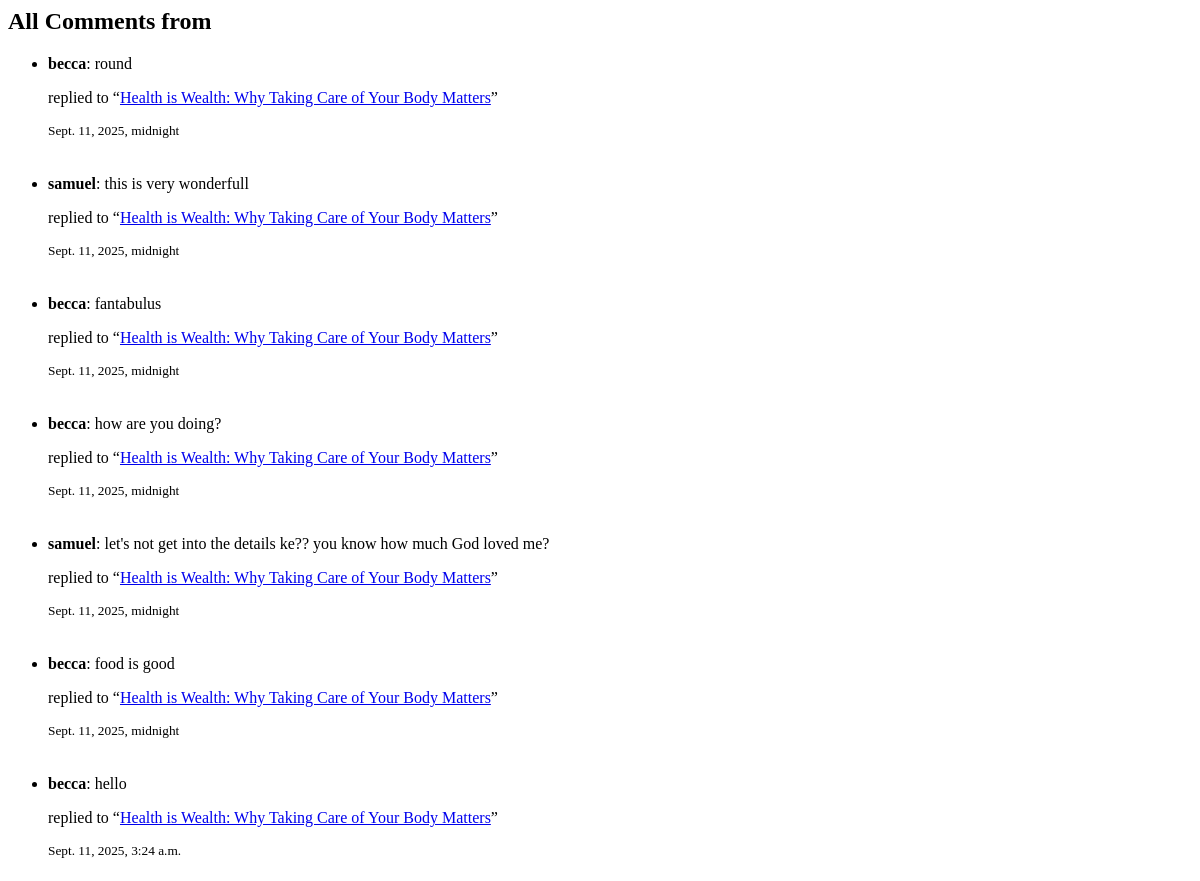
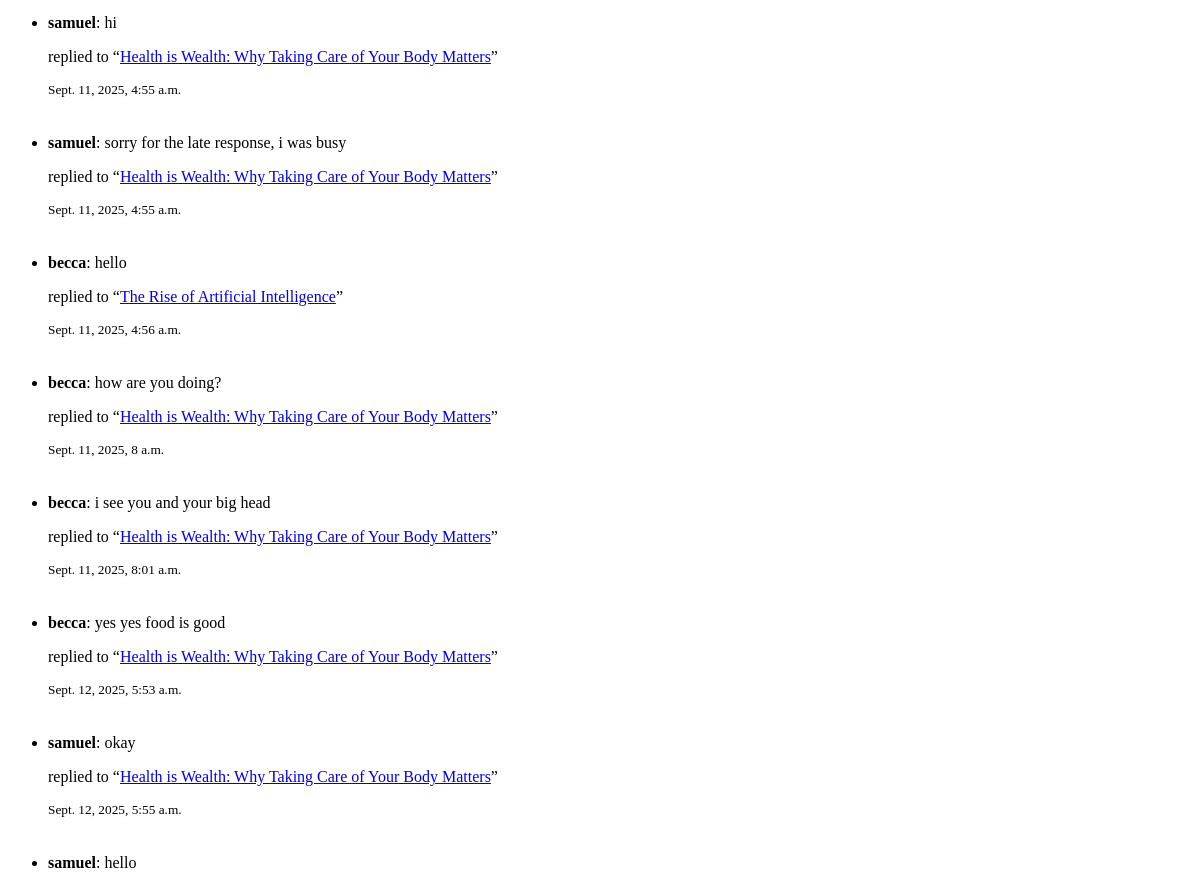
/comment-feed/ (upper part), run on an earlier commit of the app's database (2 pictures, top to bottom).
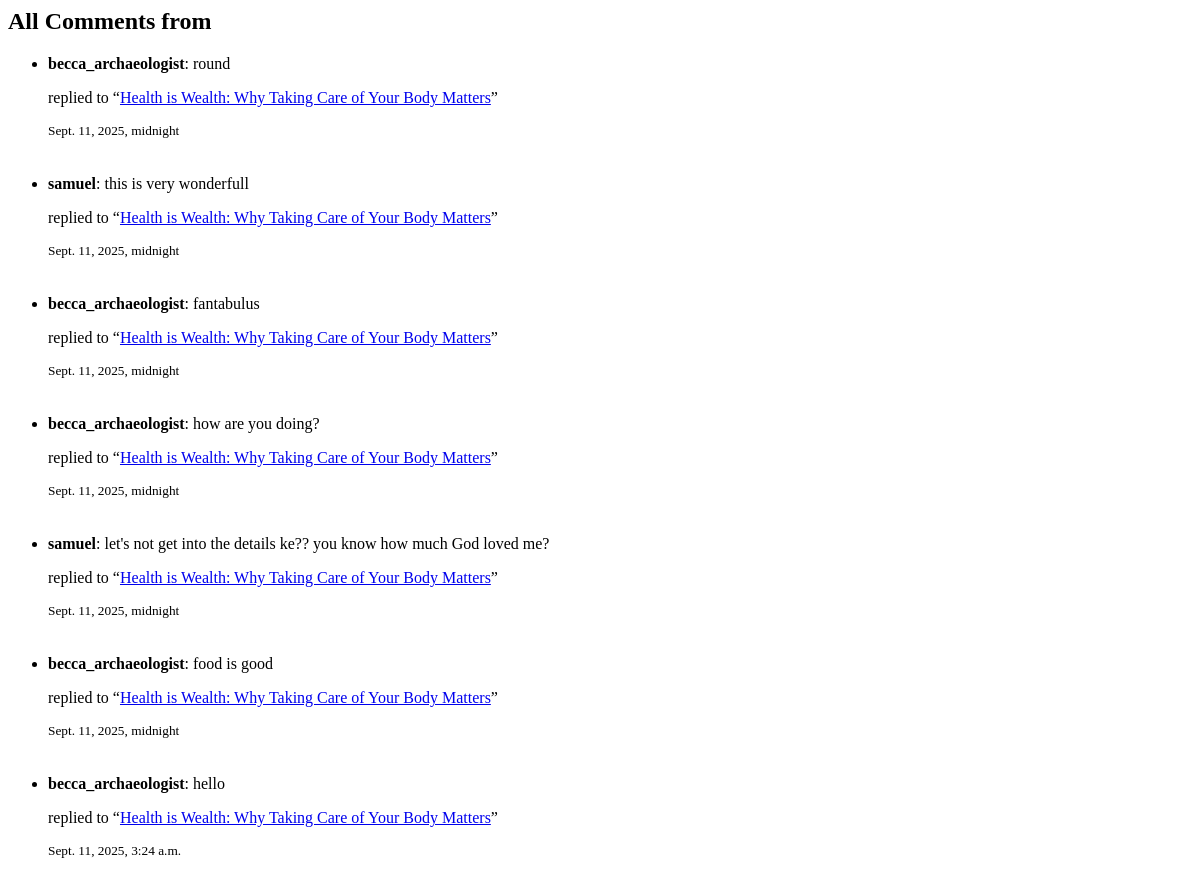
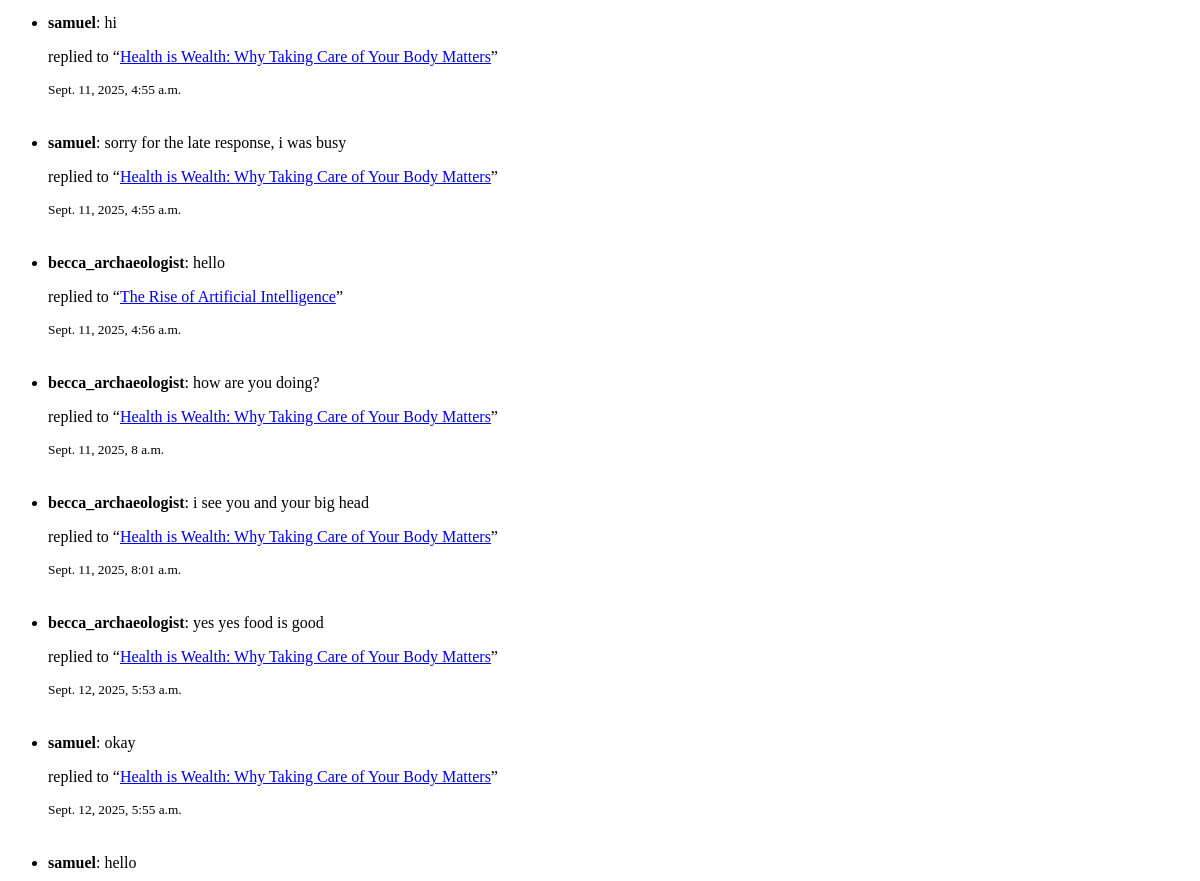
And on a later commit of the database (2 pictures, top to bottom).
### blogapp/models.py (models this page shows, shortened)
class Comment(models.Model):
    post = models.ForeignKey(Post, on_delete=models.CASCADE, related_name='post_comments')
    author = models.ForeignKey(User, on_delete=models.CASCADE)
    body = models.TextField()
    created_at = models.DateTimeField(auto_now_add=True)
    updated_at = models.DateTimeField(auto_now=True)
    likes = models.ManyToManyField(User, related_name="comment_likes", blank=True)

class User(AbstractUser):
    name = models.CharField(max_length=200, null=True)
    email = models.EmailField(unique=True)
    bio = models.TextField(null=True)
    avatar = models.ImageField(null=True, default="avatars/avatar.svg", upload_to='avatars/', blank=True)
    USERNAME_FIELD = 'email'
    REQUIRED_FIELDS = ['username']

class Post(models.Model):
    title = models.CharField(max_length=200)
    body = models.TextField()
    description = models.CharField(max_length=300, blank=False)
    image = models.ImageField(upload_to='posts/', blank=True, null=True)
    author = models.ForeignKey(User, on_delete=models.CASCADE, related_name='posts')
    created_at = models.DateTimeField(auto_now_add=True)
    updated_at = models.DateTimeField(auto_now=True)
    category = models.ForeignKey(Category, on_delete=models.SET_NULL, null=True, blank=True)
    likes = models.ManyToManyField(User, related_name='liked_posts', blank=True)
    published = models.BooleanField(default=True)
    class Meta:
        ordering = ['-updated_at', '-created_at']
    def __str__(self):
        return self.title

### blogapp/views.py (the view)
# urls.py: path("comment-feed/", views.commentFeed, name="comment_feed"),
def commentFeed(request):
    comments = Comment.objects.all()
    context = {
        'comments': comments,
    }
    return render(request, 'blogapp/comment_feed.html', {'comments': comments})

### blogapp/templates/blogapp/comment_feed.html (shortened to what this page needs)
<h2>All Comments from {{author.username|capfirst}}</h2>
<ul>
  {% for comment in comments %}
  <li>
    <strong>{{ comment.author.username }}</strong>: {{ comment.body }}
    <p>
      replied to “<a href="{% url 'post' comment.post.id %}">{{comment.post}}</a
      >”
    </p>
    <small>{{ comment.created_at }}</small>
  </li>
  <br />
  <br />{% empty %}
  <li>No comments yet.</li>
  {% endfor %}
</ul>

What changed in the data, as far as the page shows it:
changed through a linked row, Comment "round": author.username "becca" → "becca_archaeologist"
changed through a linked row, Comment "fantabulus": author.username "becca" → "becca_archaeologist"
changed through a linked row, Comment (number 4 of 15 on the later page): author.username "becca" → "becca_archaeologist"
changed through a linked row, Comment "food is good": author.username "becca" → "becca_archaeologist"
changed through a linked row, Comment "Sept. 11, 2025, 3:24 a.m.": author.username "becca" → "becca_archaeologist"
changed through a linked row, Comment "Sept. 11, 2025, 4:56 a.m.": author.username "becca" → "becca_archaeologist"
changed through a linked row, Comment "Sept. 11, 2025, 8 a.m.": author.username "becca" → "becca_archaeologist"
changed through a linked row, Comment "i see you and your big head": author.username "becca" → "becca_archaeologist"
changed through a linked row, Comment "yes yes food is good": author.username "becca" → "becca_archaeologist"
